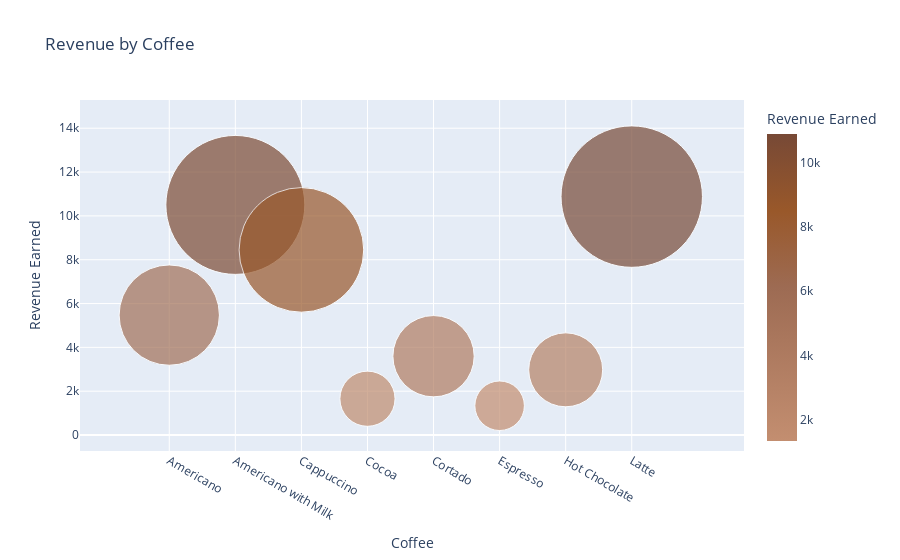

The code cell stored with this chart in its notebook:
### Markdown cell above
<h1 style="color: #774936; font-size: 18px; font-weight: 500">&#9749; Revenue by Coffees &#9749;</h1>

### Code cell
df_coffee_agg = df.groupby('coffee_name')['money'].sum().reset_index()

brown_colorscale = [
    [0, '#C38E70'],
    [0.50, '#9D6B53'],
    [0.75, '#99582A'],
    [1, '#774936']
]

fig = px.scatter(df_coffee_agg, x='coffee_name', y='money',
                 size='money',
                 labels={'coffee_name': 'Coffee', 'money': 'Revenue Earned'},
                 title='Revenue by Coffee',
                 size_max=100,
                 color='money',
                 color_continuous_scale=brown_colorscale)

fig.update_traces(
    hoverlabel=dict(
        bgcolor='#774936',
        font=dict(
            color='#ffffff'
        )
    )
)

fig.show()

### Figure 1 — Plotly figure (JSON) as saved in the notebook; plotly's stock layout.template omitted (floating-point values rounded to 4 significant figures)
{"data": [{"hoverlabel": {"bgcolor": "#774936", "font": {"color": "#ffffff"}}, "hovertemplate": "Coffee=%{x}<br>Revenue Earned=%{marker.color}<extra></extra>", "legendgroup": "", "marker": {"color": [5473.0, 10500.0, 8449.0, 1657.0, 3597.0, 1336.0, 2975.0, 10880.0], "coloraxis": "coloraxis", "size": [5473.0, 10500.0, 8449.0, 1657.0, 3597.0, 1336.0, 2975.0, 10880.0], "sizemode": "area", "sizeref": 1.088, "symbol": "circle"}, "mode": "markers", "name": "", "orientation": "v", "showlegend": false, "type": "scatter", "x": ["Americano", "Americano with Milk", "Cappuccino", "Cocoa", "Cortado", "Espresso", "Hot Chocolate", "Latte"], "xaxis": "x", "y": [5473.0, 10500.0, 8449.0, 1657.0, 3597.0, 1336.0, 2975.0, 10880.0], "yaxis": "y"}], "layout": {"coloraxis": {"colorbar": {"title": {"text": "Revenue Earned"}}, "colorscale": [[0, "#C38E70"], [0.5, "#9D6B53"], [0.75, "#99582A"], [1, "#774936"]]}, "legend": {"itemsizing": "constant", "tracegroupgap": 0}, "title": {"text": "Revenue by Coffee"}, "xaxis": {"anchor": "y", "domain": [0, 1], "title": {"text": "Coffee"}}, "yaxis": {"anchor": "x", "domain": [0, 1], "title": {"text": "Revenue Earned"}}}}
